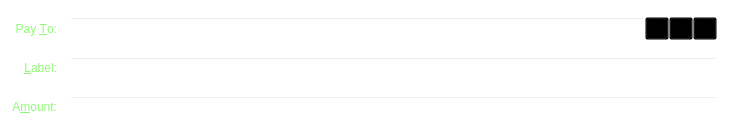
<?xml version="1.0" encoding="UTF-8"?>
<ui version="4.0">
 <class>SendCoinsEntry</class>
 <widget class="QFrame" name="SendCoinsEntry">
  <property name="geometry">
   <rect>
    <x>0</x>
    <y>0</y>
    <width>729</width>
    <height>136</height>
   </rect>
  </property>
  <property name="windowTitle">
   <string>Form</string>
  </property>
  <property name="styleSheet">
   <string notr="true">background: transparent;</string>
  </property>
  <property name="frameShape">
   <enum>QFrame::StyledPanel</enum>
  </property>
  <property name="frameShadow">
   <enum>QFrame::Sunken</enum>
  </property>
  <layout class="QGridLayout" name="gridLayout">
   <property name="spacing">
    <number>12</number>
   </property>
   <item row="5" column="0">
    <widget class="QLabel" name="label">
     <property name="styleSheet">
      <string notr="true">color:#92f978;</string>
     </property>
     <property name="text">
      <string>A&amp;mount:</string>
     </property>
     <property name="alignment">
      <set>Qt::AlignRight|Qt::AlignTrailing|Qt::AlignVCenter</set>
     </property>
     <property name="buddy">
      <cstring>payAmount</cstring>
     </property>
    </widget>
   </item>
   <item row="3" column="0">
    <widget class="QLabel" name="label_2">
     <property name="styleSheet">
      <string notr="true">color:#92f978;</string>
     </property>
     <property name="text">
      <string>Pay &amp;To:</string>
     </property>
     <property name="alignment">
      <set>Qt::AlignRight|Qt::AlignTrailing|Qt::AlignVCenter</set>
     </property>
     <property name="buddy">
      <cstring>payTo</cstring>
     </property>
    </widget>
   </item>
   <item row="5" column="1">
    <widget class="BitcoinAmountField" name="payAmount"/>
   </item>
   <item row="4" column="1">
    <layout class="QHBoxLayout" name="horizontalLayout_2">
     <property name="spacing">
      <number>0</number>
     </property>
     <item>
      <widget class="QValidatedLineEdit" name="addAsLabel">
       <property name="enabled">
        <bool>true</bool>
       </property>
       <property name="toolTip">
        <string>Enter a label for this address to add it to your address book</string>
       </property>
      </widget>
     </item>
    </layout>
   </item>
   <item row="4" column="0">
    <widget class="QLabel" name="label_4">
     <property name="styleSheet">
      <string notr="true">color:#92f978;</string>
     </property>
     <property name="text">
      <string>&amp;Label:</string>
     </property>
     <property name="alignment">
      <set>Qt::AlignRight|Qt::AlignTrailing|Qt::AlignVCenter</set>
     </property>
     <property name="buddy">
      <cstring>addAsLabel</cstring>
     </property>
    </widget>
   </item>
   <item row="3" column="1">
    <layout class="QHBoxLayout" name="payToLayout">
     <property name="spacing">
      <number>0</number>
     </property>
     <item>
      <widget class="QValidatedLineEdit" name="payTo">
       <property name="toolTip">
        <string>The address to send the payment to  (e.g. 2JhbfkAFvXqYkreSgJfrRLS9DepUcxbQci)</string>
       </property>
       <property name="maxLength">
        <number>34</number>
       </property>
      </widget>
     </item>
     <item>
      <widget class="QToolButton" name="addressBookButton">
       <property name="toolTip">
        <string>Choose address from address book</string>
       </property>
       <property name="text">
        <string/>
       </property>
       <property name="icon">
        <iconset resource="../bitcoin.qrc">
         <normaloff>:/icons/address-book</normaloff>:/icons/address-book</iconset>
       </property>
       <property name="shortcut">
        <string>Alt+A</string>
       </property>
      </widget>
     </item>
     <item>
      <widget class="QToolButton" name="pasteButton">
       <property name="toolTip">
        <string>Paste address from clipboard</string>
       </property>
       <property name="text">
        <string/>
       </property>
       <property name="icon">
        <iconset resource="../bitcoin.qrc">
         <normaloff>:/icons/editpaste</normaloff>:/icons/editpaste</iconset>
       </property>
       <property name="shortcut">
        <string>Alt+P</string>
       </property>
      </widget>
     </item>
     <item>
      <widget class="QToolButton" name="deleteButton">
       <property name="toolTip">
        <string>Remove this recipient</string>
       </property>
       <property name="text">
        <string/>
       </property>
       <property name="icon">
        <iconset resource="../bitcoin.qrc">
         <normaloff>:/icons/remove</normaloff>:/icons/remove</iconset>
       </property>
      </widget>
     </item>
    </layout>
   </item>
  </layout>
 </widget>
 <customwidgets>
  <customwidget>
   <class>QValidatedLineEdit</class>
   <extends>QLineEdit</extends>
   <header>qvalidatedlineedit.h</header>
  </customwidget>
  <customwidget>
   <class>BitcoinAmountField</class>
   <extends>QLineEdit</extends>
   <header>bitcoinamountfield.h</header>
   <container>1</container>
  </customwidget>
 </customwidgets>
 <resources>
  <include location="../bitcoin.qrc"/>
 </resources>
 <connections/>
</ui>
